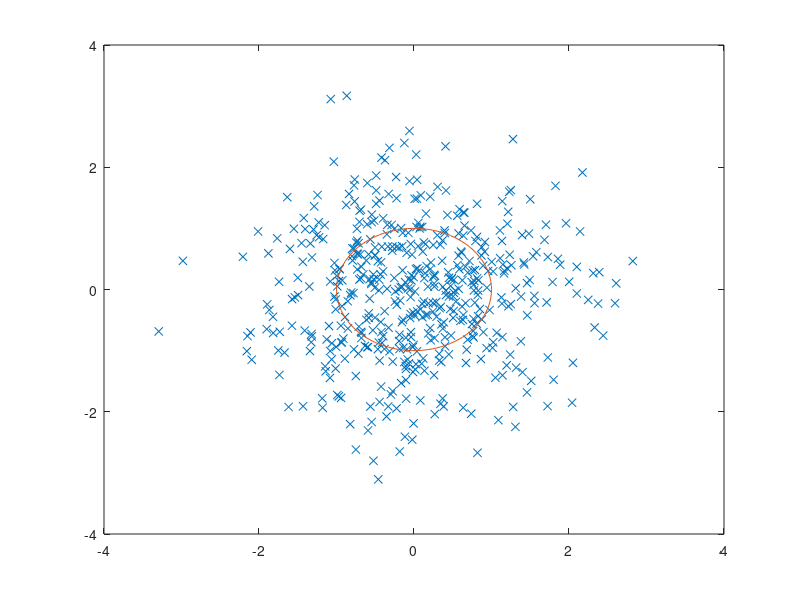
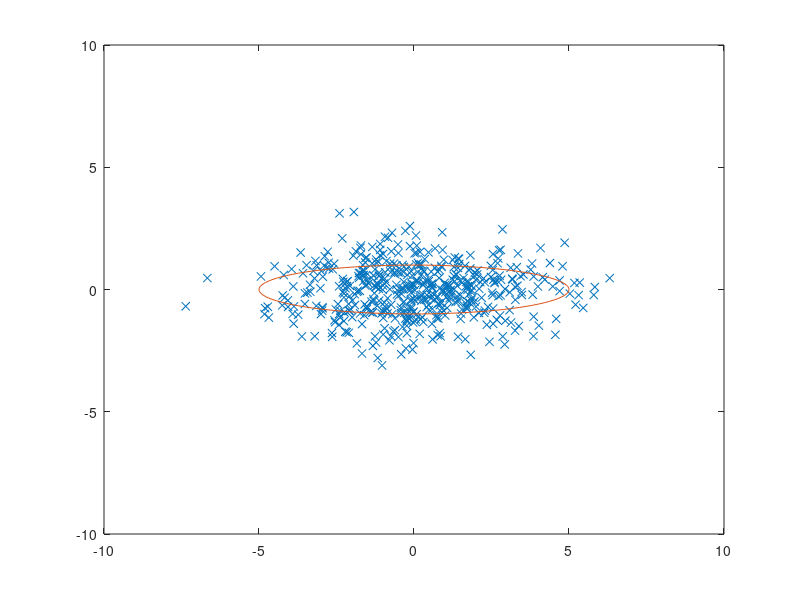
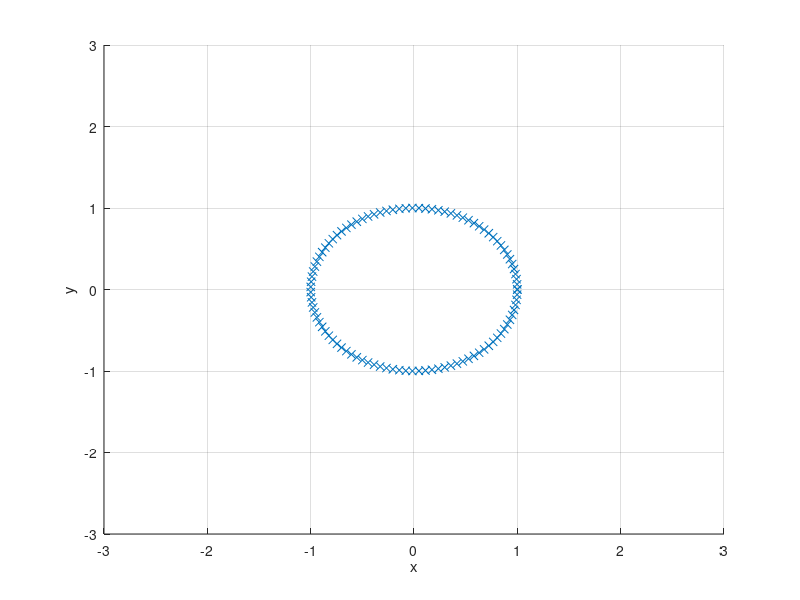

Recreate these plots in MATLAB, in order. (Note: this script raises an error after producing the figures.)
%% Some data with various covariance matrices

circle = @(r, n) pol2cart(linspace(0,2*pi,n),ones(1,n)*r);

mu = [0,0];
sigma = [1 0;0 1];
rng default  % For reproducibility
r = mvnrnd(mu,sigma,500);

figure;
plot(r(:,1),r(:,2),'x');
hold on;
[X, Y] = circle(1,100);
plot(X,Y);

axis(max(abs(axis)) *  [-1 1 -1 1]);

%%
mu = [0,0];
sigma = [5 0;0 1];
rng default  % For reproducibility
r = mvnrnd(mu,sigma,500);

c2 = [X' Y'] * sigma;

figure;
plot(r(:,1),r(:,2),'x');
hold on;
plot(c2(:,1), c2(:,2));

axis(max(abs(axis)) *  [-1 1 -1 1]);

%%
mu = [0,0];
scale = [1 0; 0 1];
rotate = [cos(pi/4) sin(pi/4); -sin(pi/4) cos(pi/4)];
sigma = scale * rotate;
sigma = [1 0.5;0.5 1];
rng default;  % For reproducibility
r = mvnrnd(mu,sigma,500);

c3 = [X' Y'] * sigma;

figure(3);
plot(r(:,1),r(:,2),'x');
hold on;
plot(c3(:,1), c3(:,2));


axis(max(abs(axis)) *  [-1 1 -1 1]);

%% The process of transforming white data into sigma data
sigma = [1 0.5;0.5 1];
mu = [0,0];
[V,D] = eig(sigma);

% plot(shape(:,1), shape(:,2));
% hold on;
% plot(trans(:,1), trans(:,2));

% r = mvnrnd(mu,sigma,500);

c4 = [X' Y']*sigma;
c3 = [X' Y'];
% trans = c3*V;
trans = c3*D;
trans2 = trans*V;

% plot(r(:,1),r(:,2),'x'); hold on;
axis(max(abs(axis)) *  [-1 1 -1 1]);
hold on
plot(c4(:,1), c4(:,2));  
% plot(c3(:,1), c3(:,2));  
% plot(trans(:,1), trans(:,2));
plot(trans2(:,1), trans2(:,2)); 
hold off;

%% Perfect circular data diagram:
[X,Y] = circle(1,100);
plot(X,Y,'x');
xlabel('x');
ylabel('y');
grid on
box off
axis(3*[-1 1 -1 1]);

CJWPlotV4('Illustration_of_circular_data');

%% Not-circular data diagram:
circle = @(r, n) pol2cart(linspace(0,2*pi,n),ones(1,n)*r);

% Create a circle of data
[X,Y] = circle(1,100);

% Distort the data
sigma = [2 0.5; 0.5 1];
s = [X' Y'] * sigma;

% Find the distortion in the data
[V,D] = eig(sigma);

% [u,s,v]=svd(sigma);


% Use this to convert the circle back.
[v, d] = eig(sigma);
b = [X' Y'] * sqrt(d) *  v ;

after_scale = [X' Y'] * D ;
after_rotate = after_scale * V';

figure(1)
plot(s(:,1), s(:,2), 'xb');
hold on
plot(after_rotate(:,1), after_rotate(:,2),'xr');
%%
figure(1);
plot(s(:,1), s(:,2), 'xb');
xlabel('x');
ylabel('y');
axis(3*[-1 1 -1 1]);
grid on

figure(2);
plot(s(:,1), s(:,2), 'xb');
xlabel('x');
ylabel('y');
axis(3*[-1 1 -1 1]);
grid on
hold on;
scale = 0;
z = zeros(1,2);
sV = V*D*-eye(2);

% plot(b(:,1), b(:,2),'r')

plot([z;sV(1,:)],[z;sV(2,:)],'g')
% quiver(z,z,sV(1,:),sV(2,:),0,'g')
hold off;
CJWPlotV4('Illustration_of_noncircular_data');

figure(3);
projection = [X' Y'] * d;
plot(projection(:,1), projection(:,2))